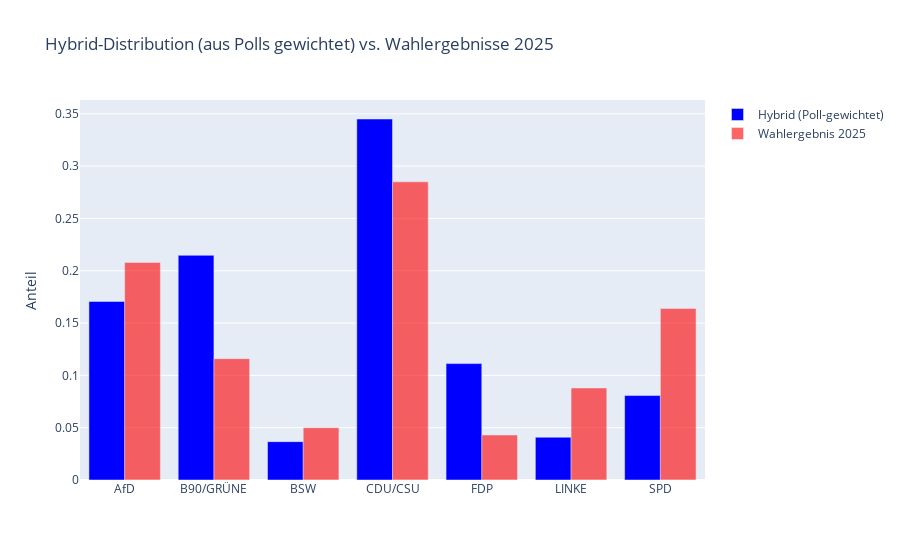

Notebook source saved alongside this figure:
### Code cell
# ============================
# Hybrid-Distribution (aus Polls gewichtet) vs. Wahlergebnisse
# ============================

import numpy as np
import pandas as pd
from sklearn.preprocessing import MinMaxScaler
from scipy.stats import pearsonr, spearmanr
from scipy.spatial import distance
import plotly.graph_objects as go

# --- 1) Eval-DataFrame (Poll-Korrelationen + KL/JSD) ---
df_eval = pd.DataFrame({
    "metric": ["VI", "ASI", "SupportDist", "RejectDist", "WSI"],
    "pearson": [0.827, 0.809, 0.777, 0.817, -0.792],
    "spearman": [0.685, 0.658, 0.715, 0.672, -0.630],
    "KL": [0.133929, 0.184800, 0.164343, 0.141829, np.nan],
    "JSD": [0.029457, 0.045429, 0.035786, 0.031886, np.nan]
})

# --- 2) Normierung & Score ---
scaler = MinMaxScaler()
df_eval["KL_inv"] = -df_eval["KL"]
df_eval["JSD_inv"] = -df_eval["JSD"]

to_scale = df_eval[["pearson", "spearman", "KL_inv", "JSD_inv"]].fillna(0)
scaled = scaler.fit_transform(to_scale)
df_eval[["pearson_s", "spearman_s", "KL_s", "JSD_s"]] = scaled
df_eval["score"] = df_eval[["pearson_s", "spearman_s", "KL_s", "JSD_s"]].mean(axis=1)

print("Bewertete Metriken (inkl. Score aus Polls):")
display(df_eval)

# --- 3) Gewichte berechnen (nur Distributionsmetriken) ---
metrics_for_hybrid = ["ASI", "VI", "SupportDist", "RejectDist"]
weights = df_eval[df_eval["metric"].isin(metrics_for_hybrid)].set_index("metric")["score"]

# WSI als Korrekturfaktor: wenn stark negativ korreliert → reduziert den Einfluss von Support/Reject etwas
if "WSI" in df_eval["metric"].values:
    wsi_corr = (df_eval.loc[df_eval["metric"]=="WSI", "pearson"].values[0] +
                df_eval.loc[df_eval["metric"]=="WSI", "spearman"].values[0]) / 2
    correction = 1 - abs(wsi_corr)  # je negativer, desto kleinerer Faktor
    # leichte Anpassung: SupportDist/RejectDist stärker abgewichtet
    for m in ["SupportDist","RejectDist"]:
        if m in weights.index:
            weights[m] = weights[m] * correction

weights = weights / weights.sum()  # Normierung
print("\nEndgültige Gewichte (Poll-basiert, WSI als Korrekturfaktor):")
print(weights)

# --- 4) Hybrid-Distribution erstellen ---
def hybrid_distribution(metrics_df, weights):
    normed = {}
    for m in weights.index:
        vals = metrics_df.set_index("party")[m]
        normed[m] = vals / vals.sum() if vals.sum() > 0 else vals
    normed_df = pd.DataFrame(normed)
    return (normed_df * weights).sum(axis=1)

hybrid = hybrid_distribution(metrics_df, weights)

# --- 5) Vergleich mit Wahlergebnissen (Ground Truth) ---
# Wahlergebnisse laden (already preprocessed to 0–1 share)
election_results = pd.read_csv(
    r"E:\Final_Github_1\MasterThesis_final\data\raw\list\election_results_2021_2025.csv",
    sep=";", encoding="utf-8-sig"
)
election_results["vote_share_2025"] = election_results["vote_share_2025"].astype(str).str.replace(",",".").astype(float)
if election_results["vote_share_2025"].max() > 1:
    election_results["vote_share_2025"] = election_results["vote_share_2025"] / 100
vote_ref = election_results.set_index("party")["vote_share_2025"]

# Evaluation
def jensen_shannon(p, q):
    p = np.array(p, dtype=float); q = np.array(q, dtype=float)
    p = p / p.sum() if p.sum() != 0 else np.ones_like(p)/len(p)
    q = q / q.sum() if q.sum() != 0 else np.ones_like(q)/len(q)
    m = 0.5 * (p + q)
    return 0.5 * distance.rel_entr(p, m).sum() + 0.5 * distance.rel_entr(q, m).sum()

common_parties = hybrid.index.intersection(vote_ref.index)
p = hybrid.loc[common_parties].values
q = vote_ref.loc[common_parties].values

kl = distance.rel_entr(p, q).sum()
jsd = jensen_shannon(p, q)
pear, _ = pearsonr(p, q)
spear, _ = spearmanr(p, q)

print("\nEvaluation Hybrid-Distribution (gegen Wahlergebnisse 2025):")
print(f"KL: {kl:.4f} | JSD: {jsd:.4f} | Pearson: {pear:.3f} | Spearman: {spear:.3f}")

# --- 6) Plot ---
fig = go.Figure()
fig.add_trace(go.Bar(x=hybrid.index, y=hybrid.values,
                     name="Hybrid (Poll-gewichtet)", marker_color="blue"))
fig.add_trace(go.Bar(x=vote_ref.index, y=vote_ref.values,
                     name="Wahlergebnis 2025", marker_color="red", opacity=0.6))

fig.update_layout(
    title="Hybrid-Distribution (aus Polls gewichtet) vs. Wahlergebnisse 2025",
    barmode="group",
    yaxis_title="Anteil"
)
fig.show()

### Figure 1 — Plotly figure (JSON) as saved in the notebook; plotly's stock layout.template omitted (floating-point values rounded to 4 significant figures)
{"data": [{"marker": {"color": "blue"}, "name": "Hybrid (Poll-gewichtet)", "type": "bar", "x": ["AfD", "B90/GRÜNE", "BSW", "CDU/CSU", "FDP", "LINKE", "SPD"], "y": [0.1707, 0.2148, 0.03665, 0.3451, 0.1113, 0.04088, 0.08072]}, {"marker": {"color": "red"}, "name": "Wahlergebnis 2025", "opacity": 0.6, "type": "bar", "x": ["CDU/CSU", "SPD", "AfD", "FDP", "B90/GRÜNE", "LINKE", "BSW"], "y": [0.285, 0.164, 0.208, 0.043, 0.116, 0.088, 0.05]}], "layout": {"barmode": "group", "title": {"text": "Hybrid-Distribution (aus Polls gewichtet) vs. Wahlergebnisse 2025"}, "yaxis": {"title": {"text": "Anteil"}}}}
